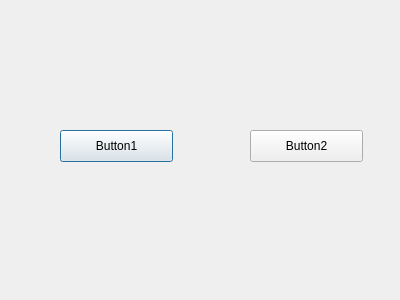
<?xml version="1.0" encoding="UTF-8"?>
<ui version="4.0">
 <class>Dialog</class>
 <widget class="QDialog" name="Dialog">
  <property name="geometry">
   <rect>
    <x>0</x>
    <y>0</y>
    <width>400</width>
    <height>300</height>
   </rect>
  </property>
  <property name="windowTitle">
   <string>Dialog</string>
  </property>
  <widget class="QPushButton" name="btn_1">
   <property name="geometry">
    <rect>
     <x>60</x>
     <y>130</y>
     <width>113</width>
     <height>32</height>
    </rect>
   </property>
   <property name="text">
    <string>Button1</string>
   </property>
  </widget>
  <widget class="QPushButton" name="btn_2">
   <property name="geometry">
    <rect>
     <x>250</x>
     <y>130</y>
     <width>113</width>
     <height>32</height>
    </rect>
   </property>
   <property name="text">
    <string>Button2</string>
   </property>
  </widget>
 </widget>
 <resources/>
 <connections/>
</ui>
